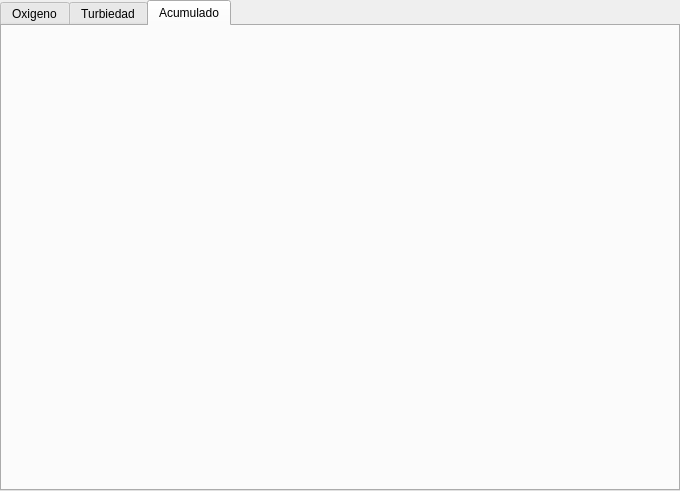
<?xml version="1.0" encoding="UTF-8"?>
<ui version="4.0">
 <class>TabWidget</class>
 <widget class="QTabWidget" name="TabWidget">
  <property name="geometry">
   <rect>
    <x>0</x>
    <y>0</y>
    <width>680</width>
    <height>491</height>
   </rect>
  </property>
  <property name="windowTitle">
   <string>TabWidget</string>
  </property>
  <property name="currentIndex">
   <number>2</number>
  </property>
  <widget class="QWidget" name="tab_oxigeno">
   <attribute name="title">
    <string>Oxigeno</string>
   </attribute>
  </widget>
  <widget class="QWidget" name="tab_turbiedad">
   <attribute name="title">
    <string>Turbiedad</string>
   </attribute>
  </widget>
  <widget class="QWidget" name="tab_acumulado">
   <attribute name="title">
    <string>Acumulado</string>
   </attribute>
  </widget>
 </widget>
 <resources/>
 <connections/>
</ui>
